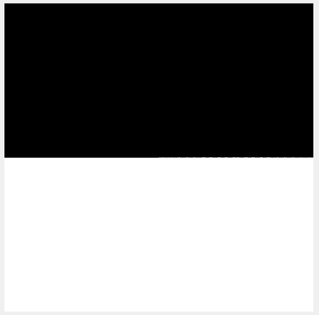
%> input picture Assignment1/sample_inp.png, 319 x 315 px, shrunk from 526 x 520 before the run
$ octave q5.m   (GNU Octave 9; MATLAB toolbox functions it lacks are replaced by stand-ins)
%> lines starting %> are read from the running program, lines starting %| are printed output that depends on the picture
% reading cameraman.tif from image processing toolbox
img=imread('sample_inp.png');
%> img is the input picture: size 315x319x3 uint8; min 0, max 255, mean 133.4
i=img;
m=[0 0 0; 1 1 1; -1 -1 -1]; %[-1 -1 -1; 2 2 2; -1 -1 -1];
% applying convolution
convImg=convn(i,m);
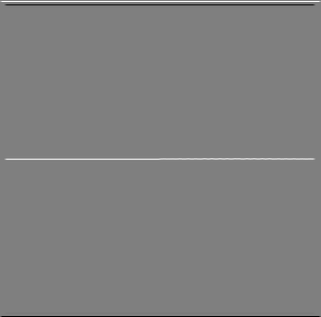
%> convImg: size 317x321x3 double; min -720, max 720, mean 0; drawn with min black and max white
% plotting
figure; subplot(1,2,1); imshow(uint8(i)); title('original'); subplot(1,2,2); imshow(uint8(convImg), []);title('filtered');
%> after `imshow(uint8(convImg), [])`:
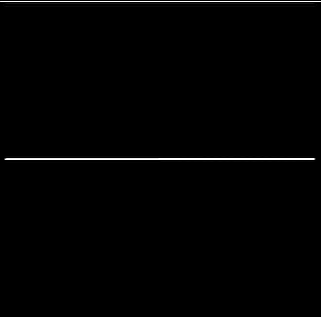
%> displayed picture: size 317x321x3, on the screen's scale of 0 to 255; min 0, max 255, mean 2.5

img=uint8(imread('blur.jpg'));
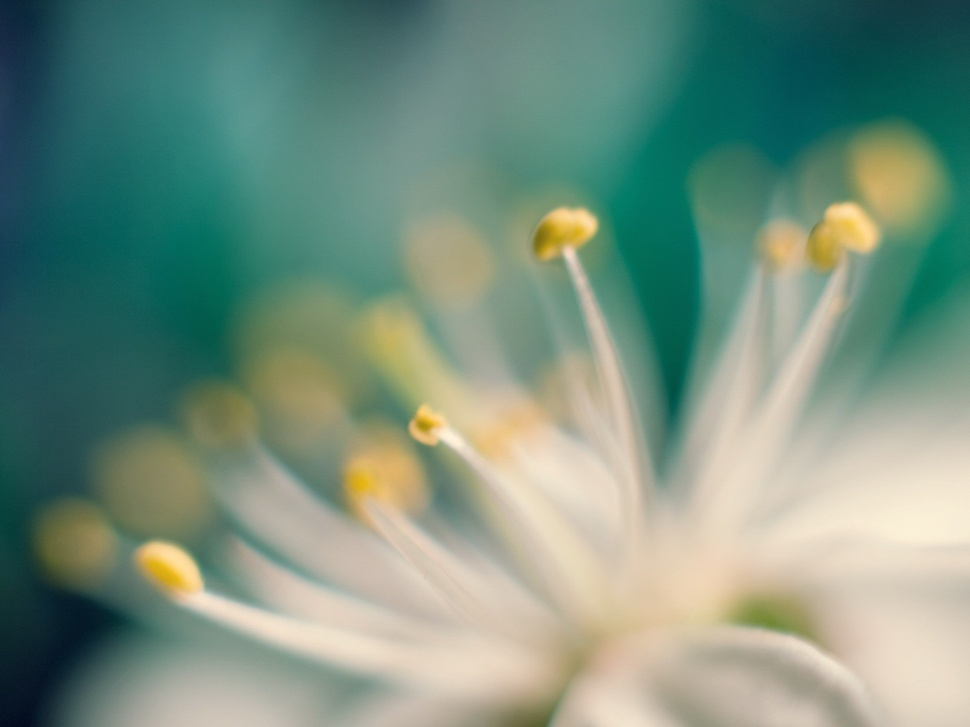
%> input picture Assignment1/blur.jpg, 970 x 727 px, shrunk from 1600 x 1200 before the run
%> img is the input picture: size 727x970x3 uint8; mean R, G, B 118.5, 144.6, 127.7
cimg=convn(img,m);
cimg2=convn(img,m');
imwrite(uint8(cimg),'blur1.jpg');
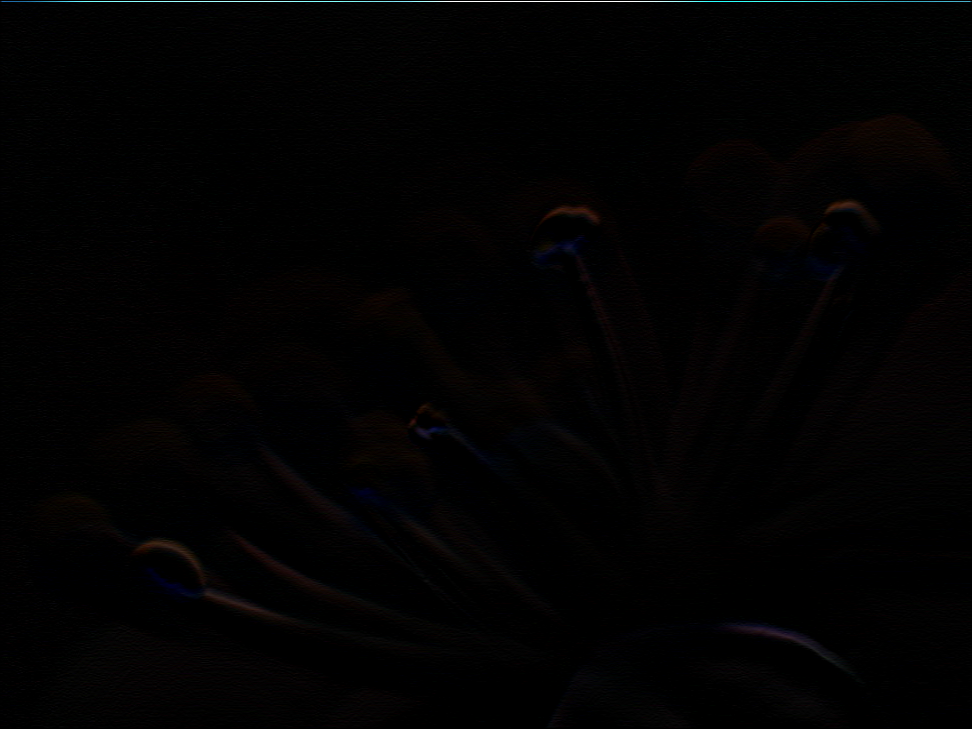
%> saved as blur1.jpg: size 729x972x3 uint8; mean R, G, B 2.1, 1.7, 1.8
imwrite(uint8(cimg2),'blur2.jpg');
img2=imadd(cimg,cimg2);
imwrite(uint8(img2),'blur_add.jpg');
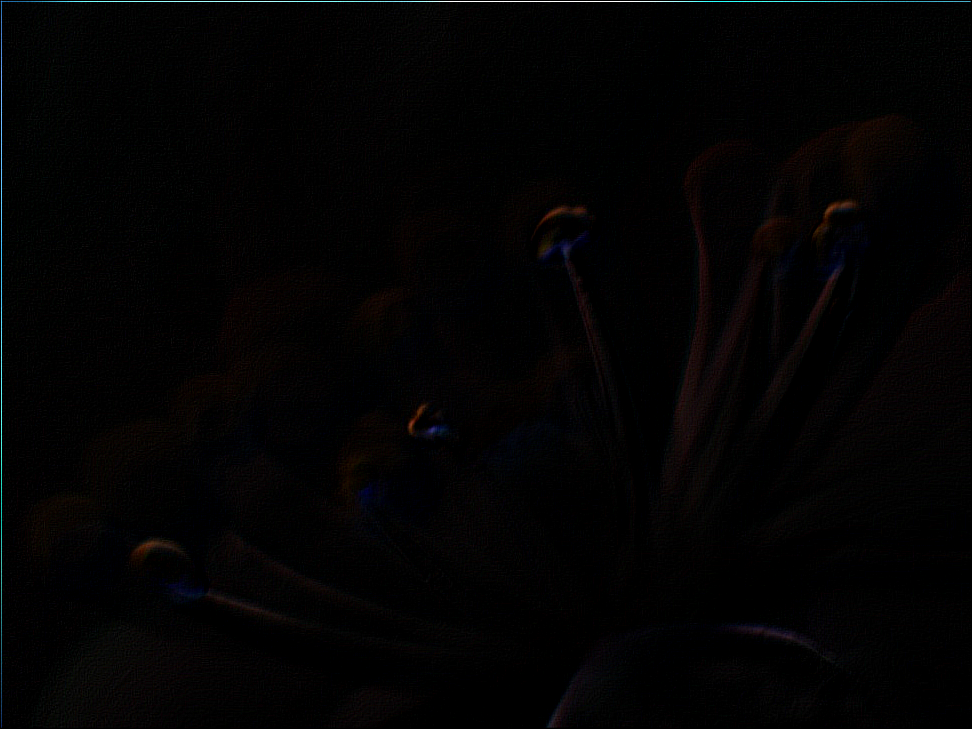
%> saved as blur_add.jpg: size 729x972x3 uint8; mean R, G, B 3, 2.5, 2.6
img_double=im2double(img);
img_double=padarray(img_double,[1 1],0,'both');
%> img_double: size 729x972x3 double
img3=imadd(img2,img_double);
imwrite(img3,'blur3.jpg');
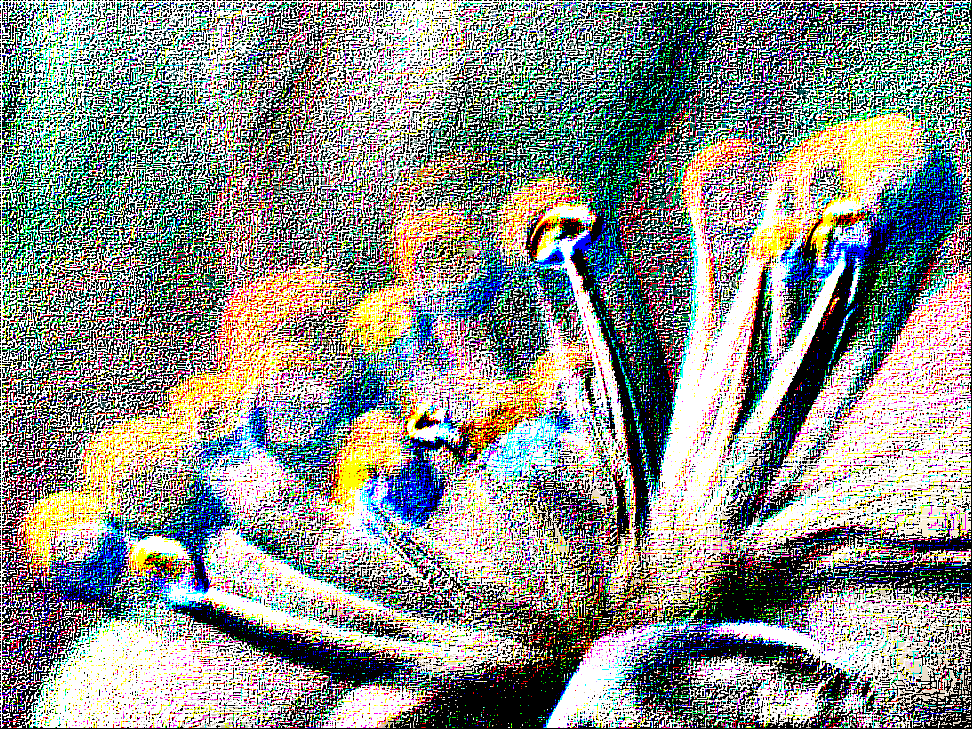
%> saved as blur3.jpg: size 729x972x3 uint8; mean R, G, B 140.9, 144, 137.9
figure; imshow(img2);
%> after `imshow(img2)`:
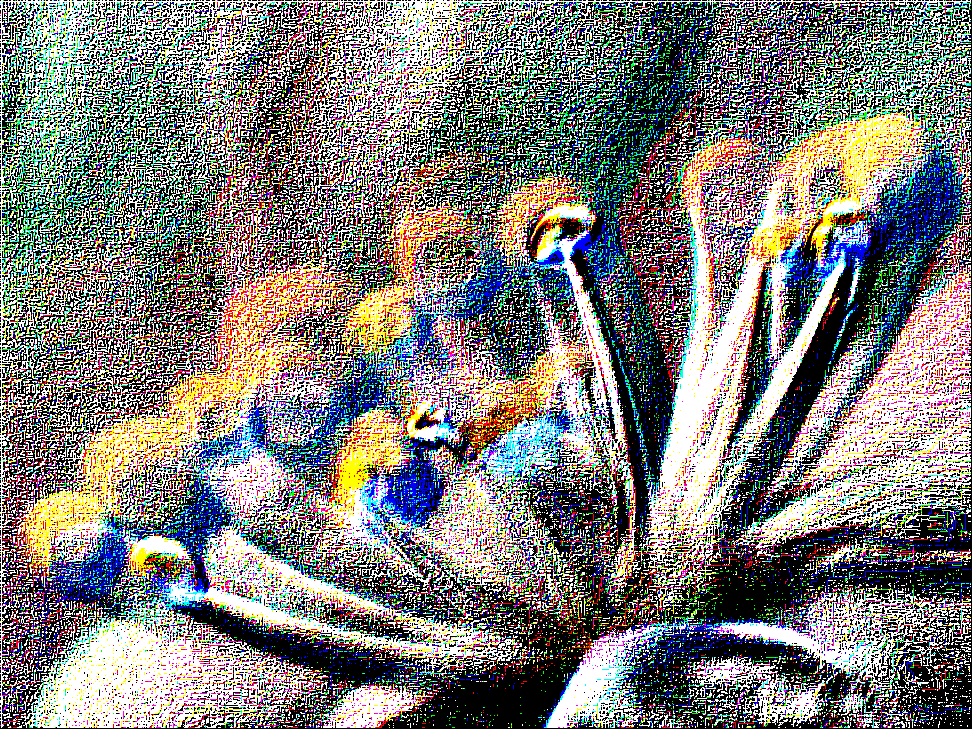
%> displayed picture: size 729x972x3, on the screen's scale of 0 to 255; mean R, G, B 127.5, 125.6, 122.2
figure; imshow(img3);
